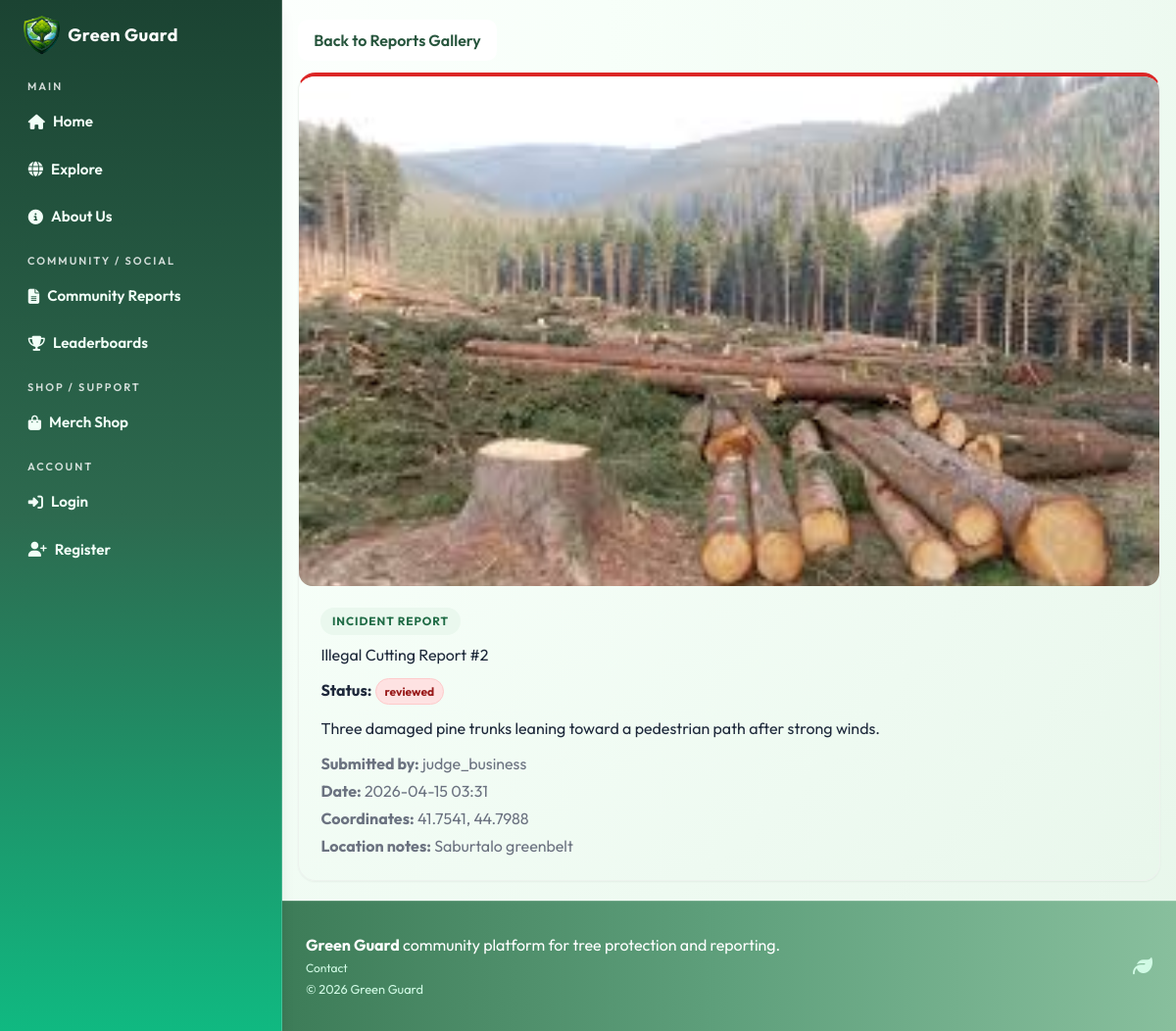
Screenshot of /reports/cutting/2 with the database file from the repository.
### models.py (models this page shows, shortened)
class CuttingReport(db.Model):
    id = db.Column(db.Integer, primary_key=True)
    description = db.Column(db.Text, nullable=False)
    latitude = db.Column(db.Float, nullable=False)
    longitude = db.Column(db.Float, nullable=False)
    location_text = db.Column(db.String(255))
    image_filename = db.Column(db.String(255))
    is_anonymous = db.Column(db.Boolean, default=False, nullable=False)
    status = db.Column(db.String(30), default="pending", nullable=False)
    created_at = db.Column(
        db.DateTime, default=datetime.utcnow, nullable=False)
    user_id = db.Column(db.Integer, db.ForeignKey("user.id"), nullable=False)

class User(UserMixin, db.Model):
    id = db.Column(db.Integer, primary_key=True)
    username = db.Column(db.String(80), unique=True, nullable=False)
    email = db.Column(db.String(120), unique=True, nullable=False)
    password_hash = db.Column(db.String(255), nullable=False)
    role = db.Column(db.String(30), default="individual", nullable=False)
    is_admin = db.Column(db.Boolean, default=False, nullable=False)
    verification_status = db.Column(
        db.String(20), default="approved", nullable=False
    )
    verified_at = db.Column(db.DateTime)
    verified_by_id = db.Column(db.Integer, db.ForeignKey("user.id"))
    created_at = db.Column(
        db.DateTime, default=datetime.utcnow, nullable=False)
    verified_by = db.relationship(
        "User",
        remote_side=[id],
        foreign_keys=[verified_by_id],
        post_update=True,
    )
    tree_records = db.relationship(
        "TreeRecord", backref="user", lazy=True, cascade="all, delete-orphan"
    )
    cutting_reports = db.relationship(
        "CuttingReport", backref="user", lazy=True, cascade="all, delete-orphan"
    )
    volunteer_signups = db.relationship(
        "VolunteerCampaignSignup", backref="user", lazy=True, cascade="all, delete-orphan"
    )
    support_donations = db.relationship(
        "SupportDonation", backref="user", lazy=True, cascade="all, delete-orphan"
    )
    created_campaigns = db.relationship(
        "Campaign", backref="creator", lazy=True, foreign_keys="Campaign.creator_user_id"
    )
    merch_purchases = db.relationship(
        "MerchPurchase", backref="user", lazy=True, cascade="all, delete-orphan"
    )

### routes/reports.py (the view)
@reports_bp.route("/reports/cutting/<int:report_id>")
def cutting_detail(report_id):
    report = CuttingReport.query.get_or_404(report_id)
    delete_form = DeleteForm()
    return render_template("volunteers/cutting_detail.html", report=report, delete_form=delete_form)

### templates/volunteers/cutting_detail.html (shortened to what this page needs)
{% extends 'base.html' %}
{% block content %}
  <section class="container my-5 gg-report-shell">
    <div class="mb-3">
      <a href="{{ url_for('reports.cutting_gallery') }}" class="btn gg-btn-soft">Back to Reports Gallery</a>
    </div>
    <article class="card shadow-sm gg-report-detail-card gg-report-detail-danger">
      {% if report.image_filename %}
        <img src="{{ media_url(report.image_filename) }}" class="card-img-top gg-detail-image" alt="Cutting report evidence image" />
      {% endif %}
      <div class="card-body">
        <p class="gg-report-kicker mb-2">Incident Report</p>
        <h1 class="h4 mb-3">Illegal Cutting Report #{{ report.id }}</h1>
        <p class="mb-3">
          <strong>Status:</strong> <span class="badge gg-report-status-danger text-uppercase">{{ report.status }}</span>
        </p>
        <p class="mb-3">{{ report.description }}</p>
        <p class="mb-1 text-muted">
          <strong>Submitted by:</strong> {{ 'Anonymous' if report.is_anonymous else report.user.username }}
        </p>
        <p class="mb-1 text-muted">
          <strong>Date:</strong> {{ report.created_at.strftime('%Y-%m-%d %H:%M') }}
        </p>
        <p class="mb-1 text-muted">
          <strong>Coordinates:</strong> {{ report.latitude }}, {{ report.longitude }}
        </p>
        {% if report.location_text %}
          <p class="mb-0 text-muted">
            <strong>Location notes:</strong> {{ report.location_text }}
          </p>
        {% endif %}
      </div>
    </article>
  </section>
{% endblock %}

### static/css/style.css (style rules this page uses)
:root { --gg-green-dark: #2f6b47; --gg-green-mid: #5fa07c; --gg-green-soft: #ecf9f0; --gg-earth: #b8a398; --gg-blush: #dff3e5; --gg-sky: #d8efe0; --gg-lemon: #f1f8dc; --gg-text: #223229; --gg-shadow: 0 10px 24px rgba(74, 125, 95, 0.16); }
body { font-family: 'Outfit', sans-serif; background: radial-gradient(circle at 8% 4%, #ffffff 0%, #f7fff9 35%, #eefaf1 70%, #e7f6ea 100%); color: var(--gg-text); }
img, video { max-width: 100%; height: auto; }
.card { border: 1px solid #edf3ee; border-radius: 14px; box-shadow: var(--gg-shadow); }
.gg-report-shell { animation: gg-fade-up 0.45s ease; }
.gg-report-kicker { display: inline-flex; align-items: center; border-radius: 999px; background: #eaf8ee; color: #1f6b45; font-size: 0.74rem; font-weight: 700; letter-spacing: 0.08em; text-transform: uppercase; padding: 0.32rem 0.72rem; }
.gg-btn-danger, .gg-btn-success, .gg-btn-soft { border: none; border-radius: 10px; padding: 0.55rem 1rem; font-weight: 700; text-decoration: none; }
.gg-btn-soft { border: 1px solid #cadfd1; background: #ffffff; color: #27553d; }
.gg-report-detail-card { border-radius: 18px; overflow: hidden; }
.gg-report-detail-danger { border-top: 4px solid #dc2626; }
.gg-report-status-danger { background: #fee2e2; color: #991b1b; border: 1px solid #fecaca; }
.gg-detail-image { display: block; width: 100%; max-height: 520px; object-fit: cover; border-radius: 14px; }
.gg-report-gallery-card .gg-gallery-thumb, .gg-report-detail-card .gg-detail-image { aspect-ratio: 16 / 10; }
.gg-report-detail-card .card-body { padding: 1.35rem 1.4rem 1.45rem; }
.btn, .form-control, .custom-select { border-radius: 10px; }
.container { width: 100%; max-width: 1120px; margin-left: auto; margin-right: auto; padding-left: 1rem; padding-right: 1rem; }
.text-muted { color: #6b7280; }
.card-header, .card-body { padding: 1rem 1.25rem; }
.btn { display: inline-flex; align-items: center; justify-content: center; gap: 0.35rem; font-weight: 600; border: 1px solid transparent; padding: 0.5rem 0.95rem; cursor: pointer; text-decoration: none; }
.badge { display: inline-block; border-radius: 999px; padding: 0.2rem 0.55rem; font-size: 0.75rem; font-weight: 700; }
.shadow-sm { box-shadow: 0 6px 18px rgba(74, 125, 95, 0.12); }
.my-5 { margin-top: 3rem; margin-bottom: 3rem; }
.mb-0 { margin-bottom: 0; }
.mb-1 { margin-bottom: 0.25rem; }
.mb-2 { margin-bottom: 0.5rem; }
.mb-3 { margin-bottom: 1rem; }

### rows the page displays
CuttingReport: image_filename (picture), id "2", status "reviewed", description "Three damaged pine trunks leaning toward a pedestrian path after strong winds.", is_anonymous.username "judge_business", created_at "2026-04-15 03:31", latitude "41.7541", longitude "44.7988", location_text "Saburtalo greenbelt"
